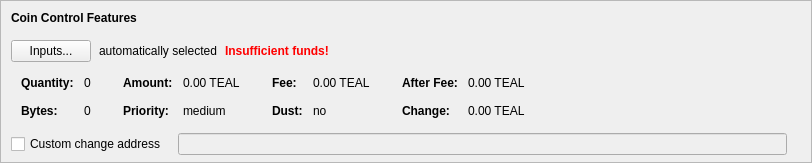
    <widget class="QFrame" name="frameCoinControl">
     <property name="sizePolicy">
      <sizepolicy hsizetype="Expanding" vsizetype="Expanding">
       <horstretch>0</horstretch>
       <verstretch>0</verstretch>
      </sizepolicy>
     </property>
     <property name="maximumSize">
      <size>
       <width>16777215</width>
       <height>16777215</height>
      </size>
     </property>
     <property name="frameShape">
      <enum>QFrame::StyledPanel</enum>
     </property>
     <property name="frameShadow">
      <enum>QFrame::Sunken</enum>
     </property>
     <layout class="QVBoxLayout" name="verticalLayoutCoinControl2">
      <property name="spacing">
       <number>0</number>
      </property>
      <property name="leftMargin">
       <number>0</number>
      </property>
      <property name="topMargin">
       <number>0</number>
      </property>
      <property name="rightMargin">
       <number>0</number>
      </property>
      <property name="bottomMargin">
       <number>6</number>
      </property>
      <item>
       <layout class="QVBoxLayout" name="verticalLayoutCoinControl" stretch="0,0,0,0,1">
        <property name="spacing">
         <number>0</number>
        </property>
        <property name="leftMargin">
         <number>10</number>
        </property>
        <property name="topMargin">
         <number>10</number>
        </property>
        <item>
         <layout class="QHBoxLayout" name="horizontalLayoutCoinControl1">
          <property name="bottomMargin">
           <number>15</number>
          </property>
          <item>
           <widget class="QLabel" name="labelCoinControlFeatures">
            <property name="sizePolicy">
             <sizepolicy hsizetype="Preferred" vsizetype="Maximum">
              <horstretch>0</horstretch>
              <verstretch>0</verstretch>
             </sizepolicy>
            </property>
            <property name="font">
             <font>
              <weight>75</weight>
              <bold>true</bold>
             </font>
            </property>
            <property name="styleSheet">
             <string notr="true">font-weight:bold;</string>
            </property>
            <property name="text">
             <string>Coin Control Features</string>
            </property>
           </widget>
          </item>
         </layout>
        </item>
        <item>
         <layout class="QHBoxLayout" name="horizontalLayoutCoinControl2" stretch="0,0,0,0">
          <property name="spacing">
           <number>8</number>
          </property>
          <property name="bottomMargin">
           <number>10</number>
          </property>
          <item>
           <widget class="QPushButton" name="pushButtonCoinControl">
            <property name="styleSheet">
             <string notr="true"/>
            </property>
            <property name="text">
             <string>Inputs...</string>
            </property>
            <property name="autoDefault">
             <bool>false</bool>
            </property>
           </widget>
          </item>
          <item>
           <widget class="QLabel" name="labelCoinControlAutomaticallySelected">
            <property name="text">
             <string>automatically selected</string>
            </property>
            <property name="margin">
             <number>5</number>
            </property>
           </widget>
          </item>
          <item>
           <widget class="QLabel" name="labelCoinControlInsuffFunds">
            <property name="font">
             <font>
              <weight>75</weight>
              <bold>true</bold>
             </font>
            </property>
            <property name="styleSheet">
             <string notr="true">color:red;font-weight:bold;</string>
            </property>
            <property name="text">
             <string>Insufficient funds!</string>
            </property>
            <property name="margin">
             <number>5</number>
            </property>
           </widget>
          </item>
          <item>
           <spacer name="horizontalSpacerCoinControl">
            <property name="orientation">
             <enum>Qt::Horizontal</enum>
            </property>
            <property name="sizeHint" stdset="0">
             <size>
              <width>40</width>
              <height>1</height>
             </size>
            </property>
           </spacer>
          </item>
         </layout>
        </item>
        <item>
         <widget class="QWidget" name="widgetCoinControl" native="true">
          <property name="sizePolicy">
           <sizepolicy hsizetype="Preferred" vsizetype="Preferred">
            <horstretch>0</horstretch>
            <verstretch>0</verstretch>
           </sizepolicy>
          </property>
          <property name="minimumSize">
           <size>
            <width>0</width>
            <height>0</height>
           </size>
          </property>
          <property name="styleSheet">
           <string notr="true"/>
          </property>
          <layout class="QHBoxLayout" name="horizontalLayoutCoinControl5">
           <property name="leftMargin">
            <number>0</number>
           </property>
           <property name="topMargin">
            <number>0</number>
           </property>
           <property name="rightMargin">
            <number>0</number>
           </property>
           <property name="bottomMargin">
            <number>0</number>
           </property>
           <item>
            <layout class="QHBoxLayout" name="horizontalLayoutCoinControl3" stretch="0,0,0,1">
             <property name="spacing">
              <number>20</number>
             </property>
             <property name="topMargin">
              <number>0</number>
             </property>
             <property name="bottomMargin">
              <number>10</number>
             </property>
             <item>
              <layout class="QFormLayout" name="formLayoutCoinControl1">
               <property name="horizontalSpacing">
                <number>10</number>
               </property>
               <property name="verticalSpacing">
                <number>14</number>
               </property>
               <property name="leftMargin">
                <number>10</number>
               </property>
               <property name="topMargin">
                <number>4</number>
               </property>
               <property name="rightMargin">
                <number>6</number>
               </property>
               <item row="0" column="0">
                <widget class="QLabel" name="labelCoinControlQuantityText">
                 <property name="font">
                  <font>
                   <weight>75</weight>
                   <bold>true</bold>
                  </font>
                 </property>
                 <property name="text">
                  <string>Quantity:</string>
                 </property>
                 <property name="margin">
                  <number>0</number>
                 </property>
                </widget>
               </item>
               <item row="0" column="1">
                <widget class="QLabel" name="labelCoinControlQuantity">
                 <property name="cursor">
                  <cursorShape>IBeamCursor</cursorShape>
                 </property>
                 <property name="contextMenuPolicy">
                  <enum>Qt::ActionsContextMenu</enum>
                 </property>
                 <property name="text">
                  <string notr="true">0</string>
                 </property>
                 <property name="margin">
                  <number>0</number>
                 </property>
                 <property name="textInteractionFlags">
                  <set>Qt::LinksAccessibleByMouse|Qt::TextSelectableByKeyboard|Qt::TextSelectableByMouse</set>
                 </property>
                </widget>
               </item>
               <item row="1" column="0">
                <widget class="QLabel" name="labelCoinControlBytesText">
                 <property name="font">
                  <font>
                   <weight>75</weight>
                   <bold>true</bold>
                  </font>
                 </property>
                 <property name="text">
                  <string>Bytes:</string>
                 </property>
                </widget>
               </item>
               <item row="1" column="1">
                <widget class="QLabel" name="labelCoinControlBytes">
                 <property name="cursor">
                  <cursorShape>IBeamCursor</cursorShape>
                 </property>
                 <property name="contextMenuPolicy">
                  <enum>Qt::ActionsContextMenu</enum>
                 </property>
                 <property name="text">
                  <string notr="true">0</string>
                 </property>
                 <property name="textInteractionFlags">
                  <set>Qt::LinksAccessibleByMouse|Qt::TextSelectableByKeyboard|Qt::TextSelectableByMouse</set>
                 </property>
                </widget>
               </item>
              </layout>
             </item>
             <item>
              <layout class="QFormLayout" name="formLayoutCoinControl2">
               <property name="horizontalSpacing">
                <number>10</number>
               </property>
               <property name="verticalSpacing">
                <number>14</number>
               </property>
               <property name="leftMargin">
                <number>6</number>
               </property>
               <property name="topMargin">
                <number>4</number>
               </property>
               <property name="rightMargin">
                <number>6</number>
               </property>
               <item row="0" column="0">
                <widget class="QLabel" name="labelCoinControlAmountText">
                 <property name="font">
                  <font>
                   <weight>75</weight>
                   <bold>true</bold>
                  </font>
                 </property>
                 <property name="text">
                  <string>Amount:</string>
                 </property>
                 <property name="margin">
                  <number>0</number>
                 </property>
                </widget>
               </item>
               <item row="0" column="1">
                <widget class="QLabel" name="labelCoinControlAmount">
                 <property name="cursor">
                  <cursorShape>IBeamCursor</cursorShape>
                 </property>
                 <property name="contextMenuPolicy">
                  <enum>Qt::ActionsContextMenu</enum>
                 </property>
                 <property name="text">
                  <string notr="true">0.00 TEAL</string>
                 </property>
                 <property name="textInteractionFlags">
                  <set>Qt::LinksAccessibleByMouse|Qt::TextSelectableByKeyboard|Qt::TextSelectableByMouse</set>
                 </property>
                </widget>
               </item>
               <item row="1" column="0">
                <widget class="QLabel" name="labelCoinControlPriorityText">
                 <property name="font">
                  <font>
                   <weight>75</weight>
                   <bold>true</bold>
                  </font>
                 </property>
                 <property name="text">
                  <string>Priority:</string>
                 </property>
                </widget>
               </item>
               <item row="1" column="1">
                <widget class="QLabel" name="labelCoinControlPriority">
                 <property name="cursor">
                  <cursorShape>IBeamCursor</cursorShape>
                 </property>
                 <property name="contextMenuPolicy">
                  <enum>Qt::ActionsContextMenu</enum>
                 </property>
                 <property name="text">
                  <string notr="true">medium</string>
                 </property>
                 <property name="textInteractionFlags">
                  <set>Qt::LinksAccessibleByMouse|Qt::TextSelectableByKeyboard|Qt::TextSelectableByMouse</set>
                 </property>
                </widget>
               </item>
              </layout>
             </item>
             <item>
              <layout class="QFormLayout" name="formLayoutCoinControl3">
               <property name="horizontalSpacing">
                <number>10</number>
               </property>
               <property name="verticalSpacing">
                <number>14</number>
               </property>
               <property name="leftMargin">
                <number>6</number>
               </property>
               <property name="topMargin">
                <number>4</number>
               </property>
               <property name="rightMargin">
                <number>6</number>
               </property>
               <item row="0" column="0">
                <widget class="QLabel" name="labelCoinControlFeeText">
                 <property name="font">
                  <font>
                   <weight>75</weight>
                   <bold>true</bold>
                  </font>
                 </property>
                 <property name="text">
                  <string>Fee:</string>
                 </property>
                 <property name="margin">
                  <number>0</number>
                 </property>
                </widget>
               </item>
               <item row="0" column="1">
                <widget class="QLabel" name="labelCoinControlFee">
                 <property name="cursor">
                  <cursorShape>IBeamCursor</cursorShape>
                 </property>
                 <property name="contextMenuPolicy">
                  <enum>Qt::ActionsContextMenu</enum>
                 </property>
                 <property name="text">
                  <string notr="true">0.00 TEAL</string>
                 </property>
                 <property name="textInteractionFlags">
                  <set>Qt::LinksAccessibleByMouse|Qt::TextSelectableByKeyboard|Qt::TextSelectableByMouse</set>
                 </property>
                </widget>
               </item>
               <item row="1" column="0">
                <widget class="QLabel" name="labelCoinControlLowOutputText">
                 <property name="font">
                  <font>
                   <weight>75</weight>
                   <bold>true</bold>
                  </font>
                 </property>
                 <property name="text">
                  <string>Dust:</string>
                 </property>
                </widget>
               </item>
               <item row="1" column="1">
                <widget class="QLabel" name="labelCoinControlLowOutput">
                 <property name="cursor">
                  <cursorShape>IBeamCursor</cursorShape>
                 </property>
                 <property name="contextMenuPolicy">
                  <enum>Qt::ActionsContextMenu</enum>
                 </property>
                 <property name="text">
                  <string notr="true">no</string>
                 </property>
                 <property name="textInteractionFlags">
                  <set>Qt::LinksAccessibleByMouse|Qt::TextSelectableByKeyboard|Qt::TextSelectableByMouse</set>
                 </property>
                </widget>
               </item>
              </layout>
             </item>
             <item>
              <layout class="QFormLayout" name="formLayoutCoinControl4">
               <property name="horizontalSpacing">
                <number>10</number>
               </property>
               <property name="verticalSpacing">
                <number>14</number>
               </property>
               <property name="leftMargin">
                <number>6</number>
               </property>
               <property name="topMargin">
                <number>4</number>
               </property>
               <property name="rightMargin">
                <number>6</number>
               </property>
               <item row="0" column="0">
                <widget class="QLabel" name="labelCoinControlAfterFeeText">
                 <property name="font">
                  <font>
                   <weight>75</weight>
                   <bold>true</bold>
                  </font>
                 </property>
                 <property name="text">
                  <string>After Fee:</string>
                 </property>
                 <property name="margin">
                  <number>0</number>
                 </property>
                </widget>
               </item>
               <item row="0" column="1">
                <widget class="QLabel" name="labelCoinControlAfterFee">
                 <property name="cursor">
                  <cursorShape>IBeamCursor</cursorShape>
                 </property>
                 <property name="contextMenuPolicy">
                  <enum>Qt::ActionsContextMenu</enum>
                 </property>
                 <property name="text">
                  <string notr="true">0.00 TEAL</string>
                 </property>
                 <property name="textInteractionFlags">
                  <set>Qt::LinksAccessibleByMouse|Qt::TextSelectableByKeyboard|Qt::TextSelectableByMouse</set>
                 </property>
                </widget>
               </item>
               <item row="1" column="0">
                <widget class="QLabel" name="labelCoinControlChangeText">
                 <property name="font">
                  <font>
                   <weight>75</weight>
                   <bold>true</bold>
                  </font>
                 </property>
                 <property name="text">
                  <string>Change:</string>
                 </property>
                </widget>
               </item>
               <item row="1" column="1">
                <widget class="QLabel" name="labelCoinControlChange">
                 <property name="cursor">
                  <cursorShape>IBeamCursor</cursorShape>
                 </property>
                 <property name="contextMenuPolicy">
                  <enum>Qt::ActionsContextMenu</enum>
                 </property>
                 <property name="text">
                  <string notr="true">0.00 TEAL</string>
                 </property>
                 <property name="textInteractionFlags">
                  <set>Qt::LinksAccessibleByMouse|Qt::TextSelectableByKeyboard|Qt::TextSelectableByMouse</set>
                 </property>
                </widget>
               </item>
              </layout>
             </item>
            </layout>
           </item>
          </layout>
         </widget>
        </item>
        <item>
         <layout class="QHBoxLayout" name="horizontalLayoutCoinControl4" stretch="0,0,0">
          <property name="spacing">
           <number>12</number>
          </property>
          <property name="sizeConstraint">
           <enum>QLayout::SetDefaultConstraint</enum>
          </property>
          <property name="topMargin">
           <number>5</number>
          </property>
          <property name="rightMargin">
           <number>5</number>
          </property>
          <item>
           <widget class="QCheckBox" name="checkBoxCoinControlChange">
            <property name="toolTip">
             <string>If this is activated, but the change address is empty or invalid, change will be sent to a newly generated address.</string>
            </property>
            <property name="text">
             <string>Custom change address</string>
            </property>
           </widget>
          </item>
          <item>
           <widget class="QValidatedLineEdit" name="lineEditCoinControlChange">
            <property name="enabled">
             <bool>false</bool>
            </property>
            <property name="sizePolicy">
             <sizepolicy hsizetype="Expanding" vsizetype="Fixed">
              <horstretch>0</horstretch>
              <verstretch>0</verstretch>
             </sizepolicy>
            </property>
           </widget>
          </item>
          <item>
           <widget class="QLabel" name="labelCoinControlChangeLabel">
            <property name="sizePolicy">
             <sizepolicy hsizetype="Preferred" vsizetype="Expanding">
              <horstretch>0</horstretch>
              <verstretch>0</verstretch>
             </sizepolicy>
            </property>
            <property name="minimumSize">
             <size>
              <width>0</width>
              <height>0</height>
             </size>
            </property>
            <property name="text">
             <string/>
            </property>
            <property name="margin">
             <number>3</number>
            </property>
           </widget>
          </item>
         </layout>
        </item>
        <item>
         <spacer name="verticalSpacerCoinControl">
          <property name="orientation">
           <enum>Qt::Vertical</enum>
          </property>
          <property name="sizeHint" stdset="0">
           <size>
            <width>800</width>
            <height>1</height>
           </size>
          </property>
         </spacer>
        </item>
       </layout>
      </item>
     </layout>
    </widget>
